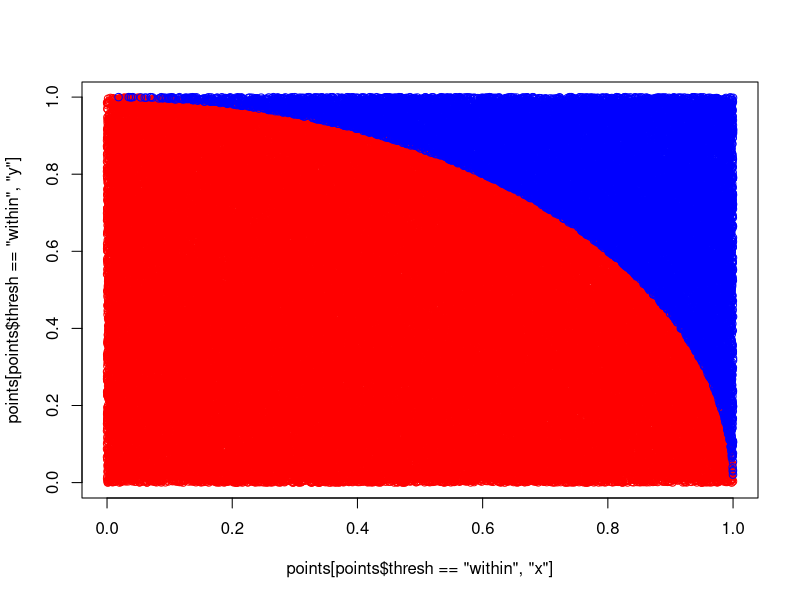

Write the R code that produced this figure.
####################################################################################
# monte carlo simulation
####################################################################################

# generate random points between (0,0) and (1,1)
nrOfPoints <- 100000
points <- data.frame(x = sample(nrOfPoints), y = sample(nrOfPoints))/nrOfPoints

# classify points so that:
# points inside a circle with radius 1 is labelled as "within"
# points outside a circle with radius 1 is labelled as "outside"
points$thresh <- ifelse(sqrt(points$x**2 + points$y**2) <= 1, "within", "outside")

# estimation of pi
4*(nrow(points[points$thresh == "within",])/nrow(points))

# plot points with colored labels
plot(points[points$thresh == "within","x"], points[points$thresh == "within","y"], col = "red")
points(points[points$thresh == "outside","x"], points[points$thresh == "outside","y"], col = "blue")
